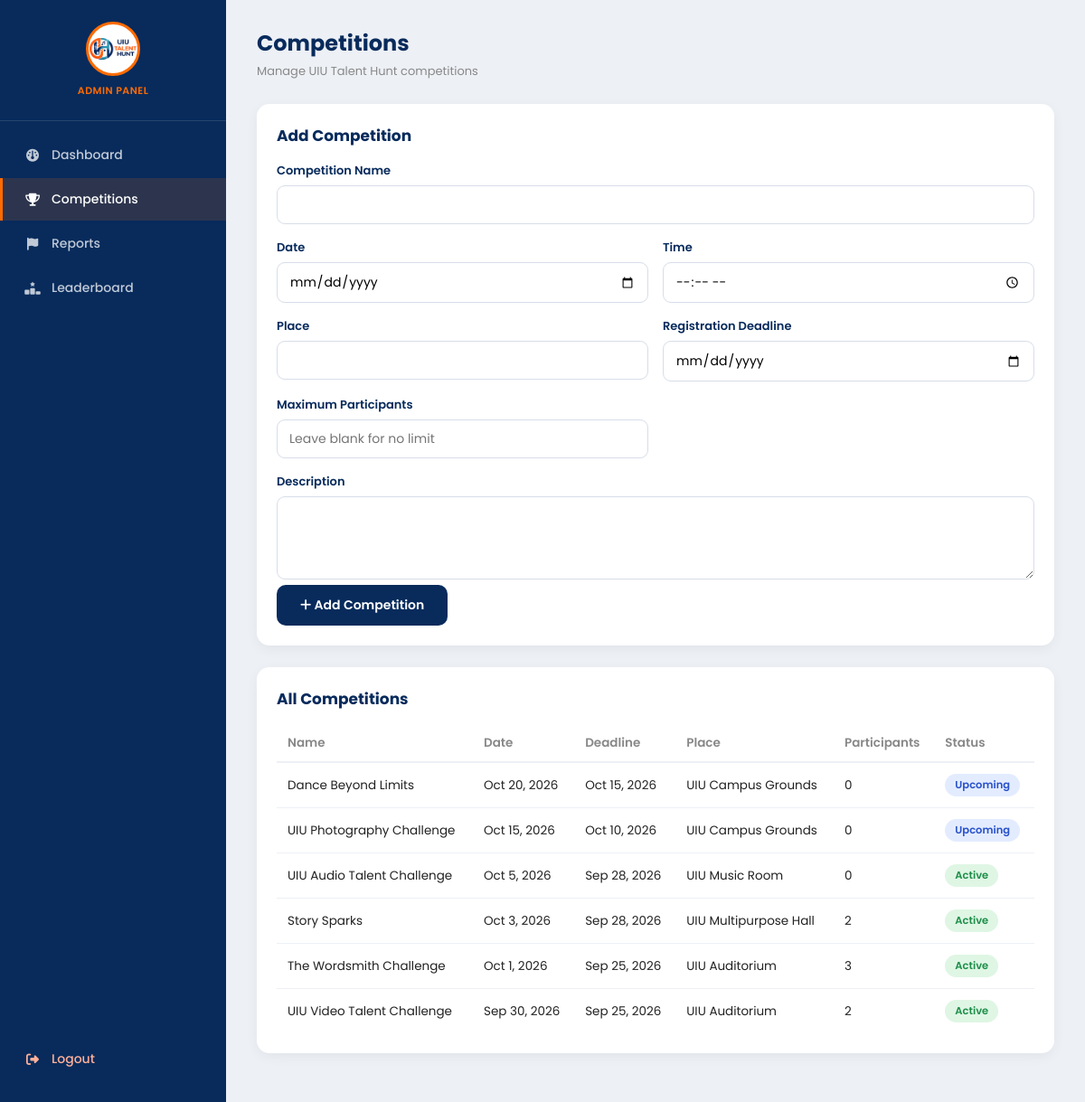
Page /admin/competitions.php (signed in) on the committed database.
### tables this page shows
CREATE TABLE `competitions` (
  `competition_id` int(10) UNSIGNED NOT NULL,
  `title` varchar(150) NOT NULL,
  `description` text DEFAULT NULL,
  `event_date` date NOT NULL,
  `event_time` time DEFAULT NULL,
  `venue` varchar(200) DEFAULT NULL,
  `registration_deadline` date DEFAULT NULL,
  `max_participants` int(10) UNSIGNED DEFAULT NULL,
  `status` enum('upcoming','active','completed','cancelled') NOT NULL DEFAULT 'upcoming',
  `created_at` datetime NOT NULL DEFAULT current_timestamp()
);

### admin/competitions.php (the view, shortened to what this page needs)
<?php
require_once '../config/db.php';
$pageTitle = 'Competitions';
$pageSubtitle = 'Manage UIU Talent Hunt competitions';
$activeNav = 'competitions';
$oldInput = $_SESSION['admin_form_old'] ?? [];
$compStmt = $pdo->query(
    "SELECT c.*,
            (SELECT COUNT(*) FROM competition_registrations r WHERE r.competition_id = c.competition_id AND r.status = 'registered') AS participant_count
     FROM competitions c
     ORDER BY c.event_date DESC"
);
$competitions = $compStmt->fetchAll();
require_once 'includes/admin_header.php';
?>
            <div class="admin-panel">
                <h2>Add Competition</h2>
                <form method="post" action="actions/add_competition.php">
                    <div class="admin-form-grid">
                        <div class="admin-form-group full">
                            <label for="title">Competition Name</label>
                            <input type="text" id="title" name="title" maxlength="150" required
                                   value="<?php echo htmlspecialchars($oldInput['title'] ?? ''); ?>">
                        </div>
                        <div class="admin-form-group">
                            <label for="event_date">Date</label>
                            <input type="date" id="event_date" name="event_date" required
                                   value="<?php echo htmlspecialchars($oldInput['event_date'] ?? ''); ?>">
                        </div>
                        <div class="admin-form-group">
                            <label for="event_time">Time</label>
                            <input type="time" id="event_time" name="event_time"
                                   value="<?php echo htmlspecialchars($oldInput['event_time'] ?? ''); ?>">
                        </div>
                        <div class="admin-form-group">
                            <label for="venue">Place</label>
                            <input type="text" id="venue" name="venue" maxlength="200"
                                   value="<?php echo htmlspecialchars($oldInput['venue'] ?? ''); ?>">
                        </div>
                        <div class="admin-form-group">
                            <label for="registration_deadline">Registration Deadline</label>
                            <input type="date" id="registration_deadline" name="registration_deadline"
                                   value="<?php echo htmlspecialchars($oldInput['registration_deadline'] ?? ''); ?>">
                        </div>
                        <div class="admin-form-group">
                            <label for="max_participants">Maximum Participants</label>
                            <input type="number" id="max_participants" name="max_participants" min="1" placeholder="Leave blank for no limit"
                                   value="<?php echo htmlspecialchars($oldInput['max_participants'] ?? ''); ?>">
                        </div>
                        <div class="admin-form-group full">
                            <label for="description">Description</label>
                            <textarea id="description" name="description" rows="3"><?php echo htmlspecialchars($oldInput['description'] ?? ''); ?></textarea>
                        </div>
                    </div>
                    <button type="submit" class="admin-submit-btn">
                        <i class="fa-solid fa-plus"></i> Add Competition
                    </button>
                </form>
            </div>
            <div class="admin-panel">
                <h2>All Competitions</h2>
                <?php if (empty($competitions)): ?>
                    <p class="admin-empty">No competitions yet.</p>
                <?php else: ?>
                    <table class="admin-table">
                        <thead>
                            <tr>
                                <th>Name</th>
                                <th>Date</th>
                                <th>Deadline</th>
                                <th>Place</th>
                                <th>Participants</th>
                                <th>Status</th>
                            </tr>
                        </thead>
                        <tbody>
                            <?php foreach ($competitions as $c): ?>
                                <tr>
                                    <td><?php echo htmlspecialchars($c['title']); ?></td>
                                    <td><?php echo date('M j, Y', strtotime($c['event_date'])); ?></td>
                                    <td><?php echo $c['registration_deadline'] ? date('M j, Y', strtotime($c['registration_deadline'])) : '—'; ?></td>
                                    <td><?php echo htmlspecialchars($c['venue'] ?? '—'); ?></td>
                                    <td>
                                        <?php echo (int)$c['participant_count']; ?><?php echo $c['max_participants'] ? ' / ' . (int)$c['max_participants'] : ''; ?>
                                    </td>
                                    <td><span class="admin-badge <?php echo htmlspecialchars($c['status']); ?>"><?php echo htmlspecialchars(ucfirst($c['status'])); ?></span></td>
                                </tr>
                            <?php endforeach; ?>
                        </tbody>
                    </table>
                <?php endif; ?>
            </div>
<?php require_once 'includes/admin_footer.php'; ?>

### admin/includes/admin_header.php (shortened to what this page needs)
<!DOCTYPE html>
<html lang="en">
<head>
    <link rel="stylesheet" href="https://cdnjs.cloudflare.com/ajax/libs/font-awesome/6.6.0/css/all.min.css">
    <link rel="stylesheet" href="css/admin.css?v=20260920">
</head>
<body>
    <div class="admin-shell">
        <aside class="admin-sidebar">
            <div class="admin-brand">
                <img src="../images/logo.png" alt="UIU Talent Hunt">
                <span>ADMIN PANEL</span>
            </div>
            <nav class="admin-nav">
                <a href="index.php" class="<?php echo $activeNav === 'dashboard' ? 'active' : ''; ?>">
                    <i class="fa-solid fa-gauge"></i> Dashboard
                </a>
                <a href="competitions.php" class="<?php echo $activeNav === 'competitions' ? 'active' : ''; ?>">
                    <i class="fa-solid fa-trophy"></i> Competitions
                </a>
                <a href="reports.php" class="<?php echo $activeNav === 'reports' ? 'active' : ''; ?>">
                    <i class="fa-solid fa-flag"></i> Reports
                </a>
                <a href="leaderboard.php" class="<?php echo $activeNav === 'leaderboard' ? 'active' : ''; ?>">
                    <i class="fa-solid fa-ranking-star"></i> Leaderboard
                </a>
                <a href="logout.php" class="admin-logout">
                    <i class="fa-solid fa-right-from-bracket"></i> Logout
                </a>
            </nav>
        </aside>
        <main class="admin-main">
            <div class="admin-topbar">
                <div>
                    <h1><?php echo htmlspecialchars($pageTitle ?? ''); ?></h1>
                    <?php if (!empty($pageSubtitle)): ?>
                        <p><?php echo htmlspecialchars($pageSubtitle); ?></p>
                    <?php endif; ?>
                </div>
            </div>

### admin/includes/admin_footer.php
        </main>
    </div>
</body>
</html>

### admin/css/admin.css (style rules this page uses)
* { margin: 0; padding: 0; box-sizing: border-box; font-family: 'Poppins', sans-serif; }
body { background: #EDF0F5; color: #222; min-width: 320px; }
a { text-decoration: none; color: inherit; }
.admin-shell { display: flex; min-height: 100vh; width: 100%; }
.admin-sidebar { width: 250px; background: #082B5C; color: #fff; flex-shrink: 0; display: flex; flex-direction: column; padding: 24px 0; }
.admin-sidebar .admin-brand { display: flex; flex-direction: column; align-items: center; flex: 0 0 auto; gap: 8px; padding: 0 24px 24px; border-bottom: 1px solid rgba(255,255,255,0.12); margin-bottom: 14px; }
.admin-sidebar .admin-brand img { width: 60px; height: 60px; border-radius: 50%; border: 3px solid #FF6B00; object-fit: contain; object-position: center; background: #ffffff; padding: 1px; flex: 0 0 60px; }
.admin-sidebar .admin-brand span { font-size: 11px; color: #FF6B00; font-weight: 600; letter-spacing: 0.5px; }
.admin-nav { display: flex; flex-direction: column; gap: 2px; flex: 1; min-width: 0; }
.admin-nav a { display: flex; align-items: center; gap: 12px; padding: 13px 24px; font-size: 14px; font-weight: 500; color: rgba(255,255,255,0.75); border-left: 3px solid transparent; transition: 0.2s; min-width: 0; }
.admin-nav a i { width: 18px; text-align: center; }
.admin-nav a.active { background: rgba(255,107,0,0.15); border-left-color: #FF6B00; color: #fff; }
.admin-nav .admin-logout { margin-top: auto; color: #ffb199; }
.admin-main { flex: 1; min-width: 0; padding: 30px 34px; max-width: 100%; overflow-x: hidden; }
.admin-topbar { display: flex; align-items: center; justify-content: space-between; margin-bottom: 26px; }
.admin-topbar h1 { color: #082B5C; font-size: clamp(21px, 2vw, 28px); }
.admin-topbar p { color: #888; font-size: 13px; margin-top: 4px; }
.admin-panel { background: #fff; border-radius: 14px; padding: 22px; box-shadow: 0 4px 14px rgba(0,0,0,0.05); margin-bottom: 24px; overflow-x: auto; -webkit-overflow-scrolling: touch; }
.admin-panel h2 { color: #082B5C; font-size: 17px; margin-bottom: 16px; }
.admin-table { width: 100%; border-collapse: collapse; font-size: 13.5px; min-width: 600px; }
.admin-table th { text-align: left; color: #888; font-weight: 600; padding: 10px 12px; border-bottom: 2px solid #EDF0F5; white-space: nowrap; }
.admin-table td { padding: 12px; border-bottom: 1px solid #EDF0F5; vertical-align: middle; }
.admin-table tr:last-child td { border-bottom: none; }
.admin-badge { display: inline-block; padding: 4px 11px; border-radius: 20px; font-size: 11.5px; font-weight: 600; text-transform: capitalize; }
.admin-badge.upcoming { background: #E3ECFF; color: #2952CC; }
.admin-badge.active { background: #DFF6E4; color: #1E8E4A; }
.admin-form-grid { display: grid; grid-template-columns: repeat(2, 1fr); gap: 16px; }
.admin-form-group { display: flex; flex-direction: column; gap: 6px; }
.admin-form-group.full { grid-column: 1 / -1; }
.admin-form-group label { font-size: 13px; font-weight: 600; color: #082B5C; }
.admin-form-group input, .admin-form-group textarea, .admin-form-group select { width: 100%; padding: 10px 13px; border: 1px solid #D7DDE8; border-radius: 9px; font-size: 14px; font-family: inherit; }
.admin-form-group textarea { resize: vertical; min-height: 92px; }
.admin-submit-btn { background: #082B5C; color: #fff; border: none; padding: 12px 26px; border-radius: 10px; font-size: 14px; font-weight: 600; cursor: pointer; margin-top: 6px; transition: 0.25s; }

### rows in the picture
competitions: title "Dance Beyond Limits", event_date "Oct 20, 2026", registration_deadline "Oct 15, 2026", venue "UIU Campus Grounds", participant_count "0", status "Upcoming"
competitions: title "UIU Photography Challenge", event_date "Oct 15, 2026", registration_deadline "Oct 10, 2026", venue "UIU Campus Grounds", participant_count "0", status "Upcoming"
competitions: title "UIU Audio Talent Challenge", event_date "Oct 5, 2026", registration_deadline "Sep 28, 2026", venue "UIU Music Room", participant_count "0", status "Active"
competitions: title "Story Sparks", event_date "Oct 3, 2026", registration_deadline "Sep 28, 2026", venue "UIU Multipurpose Hall", participant_count "2", status "Active"
competitions: title "The Wordsmith Challenge", event_date "Oct 1, 2026", registration_deadline "Sep 25, 2026", venue "UIU Auditorium", participant_count "3", status "Active"
competitions: title "UIU Video Talent Challenge", event_date "Sep 30, 2026", registration_deadline "Sep 25, 2026", venue "UIU Auditorium", participant_count "2", status "Active"

### other values in the picture
$pageTitle "Competitions"
$pageSubtitle "Manage UIU Talent Hunt competitions"
